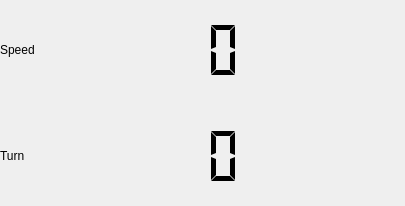
<?xml version="1.0" encoding="UTF-8"?>
<ui version="4.0">
 <class>Form</class>
 <widget class="QWidget" name="Form">
  <property name="geometry">
   <rect>
    <x>0</x>
    <y>0</y>
    <width>405</width>
    <height>206</height>
   </rect>
  </property>
  <property name="windowTitle">
   <string>Form</string>
  </property>
  <layout class="QGridLayout" name="gridLayout">
   <property name="leftMargin">
    <number>0</number>
   </property>
   <property name="topMargin">
    <number>0</number>
   </property>
   <property name="rightMargin">
    <number>0</number>
   </property>
   <property name="bottomMargin">
    <number>0</number>
   </property>
   <item row="1" column="0">
    <widget class="QLabel" name="label_turn">
     <property name="text">
      <string>Turn</string>
     </property>
     <property name="alignment">
      <set>Qt::AlignLeading|Qt::AlignLeft|Qt::AlignVCenter</set>
     </property>
    </widget>
   </item>
   <item row="1" column="1" colspan="2">
    <widget class="QLCDNumber" name="lcd_turn">
     <property name="sizePolicy">
      <sizepolicy hsizetype="Preferred" vsizetype="Preferred">
       <horstretch>0</horstretch>
       <verstretch>0</verstretch>
      </sizepolicy>
     </property>
     <property name="frameShape">
      <enum>QFrame::NoFrame</enum>
     </property>
     <property name="segmentStyle">
      <enum>QLCDNumber::Flat</enum>
     </property>
     <property name="value" stdset="0">
      <double>0.000000000000000</double>
     </property>
     <property name="intValue" stdset="0">
      <number>0</number>
     </property>
    </widget>
   </item>
   <item row="1" column="3" colspan="2">
    <widget class="QLabel" name="label_turn_image">
     <property name="text">
      <string/>
     </property>
    </widget>
   </item>
   <item row="0" column="0">
    <widget class="QLabel" name="label_speed">
     <property name="text">
      <string>Speed</string>
     </property>
     <property name="alignment">
      <set>Qt::AlignLeading|Qt::AlignLeft|Qt::AlignVCenter</set>
     </property>
    </widget>
   </item>
   <item row="0" column="1" colspan="2">
    <widget class="QLCDNumber" name="lcd_speed">
     <property name="sizePolicy">
      <sizepolicy hsizetype="Preferred" vsizetype="Preferred">
       <horstretch>0</horstretch>
       <verstretch>0</verstretch>
      </sizepolicy>
     </property>
     <property name="frameShape">
      <enum>QFrame::NoFrame</enum>
     </property>
     <property name="frameShadow">
      <enum>QFrame::Sunken</enum>
     </property>
     <property name="segmentStyle">
      <enum>QLCDNumber::Flat</enum>
     </property>
    </widget>
   </item>
   <item row="0" column="3" colspan="2">
    <widget class="QLabel" name="label_speed_image">
     <property name="text">
      <string/>
     </property>
    </widget>
   </item>
  </layout>
 </widget>
 <resources/>
 <connections/>
</ui>
